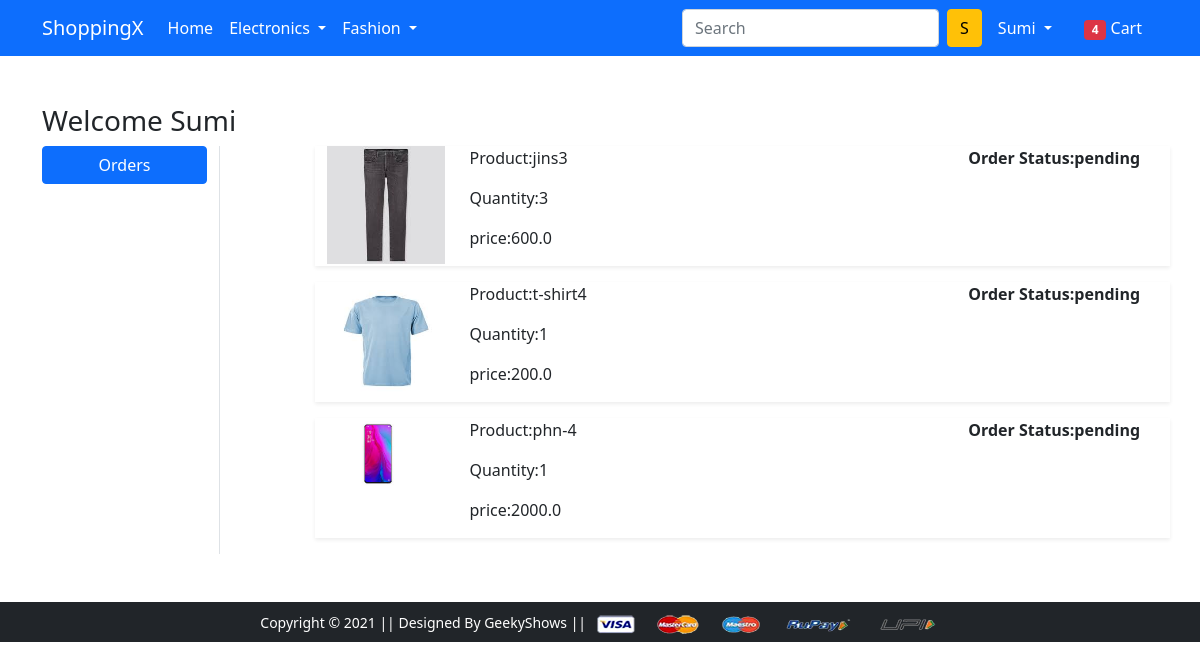
Screenshot of /orders/ (signed in) with the database file from the repository.
### app/models.py (models this page shows, shortened)
class OrderPlaced(models.Model):
    user = models.ForeignKey(User,on_delete=models.CASCADE)
    customer = models.ForeignKey(Customer,on_delete=models.CASCADE)
    product = models.ForeignKey(Product,on_delete=models.CASCADE)
    quantity = models.PositiveIntegerField(default=1)
    ordered_date = models.DateTimeField(auto_now_add=True)
    status = models.CharField(max_length=50,choices=STATE_CHOICES,default='pending')
    @property
    def total_cost(self):
        return self.quantity * self.product.discounted_price

class Product(models.Model):
    title = models.CharField(max_length=200)
    selling_price = models.FloatField()
    discounted_price = models.FloatField()
    descriptions = models.TextField()
    brand = models.CharField(max_length=100)
    category = models.CharField(choices=CATEGORY_CHOICE,max_length=2)
    product_image = models.ImageField(upload_to='productimg')

### app/views.py (the view)
# urls.py: path('orders/', views.orders, name='orders'),
@login_required()
def orders(request):
 op=OrderPlaced.objects.filter(user=request.user)
 return render(request, 'app/orders.html',{'op':op})

### app/templates/app/orders.html (shortened to what this page needs)
{% extends 'app/base.html' %}
{% load static %}
{% block main-content %}
<div class="container my-5">
 <div class="row">
 <h3>Welcome <span class="text-capitalize">{{request.user}}</span></h3>
  <div class="col-sm-2 border-end">
   <ul class="list-unstyled">
    <li class="d-grid"><a href="{% url 'orders' %}" class="btn btn-primary">Orders</a></li>
   </ul>
  </div>
  <div class="col-sm-9 offset-sm-1">
   {% for order in op%}
   <div class="row shadow-sm mb-3">
    <div class="col-sm-2">
    <img src="{{order.product.product_image.url}}" alt=""  srcset="" class="img-fluid" height="150" width="150">
    </div>
     <div class="col-sm-7">
     <p>Product:{{order.product.title}}</p>
     <p>Quantity:{{order.quantity}}</p>
     <p>price:{{order.total_cost}}</p>
    </div>
    <div class="col-sm-3 fw-bold">
     <p>Order Status:{{order.status}} </p>
    </div>
   </div>
   {% endfor %}
  </div>
 </div>
</div>
{% endblock main-content %}

### app/templates/app/base.html (shortened to what this page needs)
<!doctype html>
{% load static %}
<html lang="en">
  <head>
    <link href="https://cdn.jsdelivr.net/npm/bootstrap@5.0.0-beta1/dist/css/bootstrap.min.css" rel="stylesheet">
    <link rel="stylesheet" href="{% static 'app/css/owl.carousel.min.css' %}">
    <link rel="stylesheet" href="{% static 'app/css/all.min.css' %}">
    <link rel="stylesheet" href="{% static 'app/css/style.css' %}">
  </head>
  <body>
    <nav class="navbar navbar-expand-lg navbar-dark bg-primary">
     <div class="container">
       <a class="navbar-brand" href="/">ShoppingX</a>
       <div class="collapse navbar-collapse" id="navbarSupportedContent">
         <ul class="navbar-nav me-auto mb-2 mb-lg-0">
           <li class="nav-item">
             <a class="nav-link active" aria-current="page" href="/">Home</a>
           </li>
           <li class="nav-item dropdown">
             <a class="nav-link dropdown-toggle text-white" href="#" id="electronicsDropdown" role="button" data-bs-toggle="dropdown" aria-expanded="false">
               Electronics
             </a>
           </li>
           <li class="nav-item dropdown">
             <a class="nav-link dropdown-toggle text-white" href="#" id="fashionDropdown" role="button" data-bs-toggle="dropdown" aria-expanded="false">
               Fashion
             </a>
           </li>
         </ul>
         <form class="d-flex">
           <input class="form-control me-2" type="search" placeholder="Search" aria-label="Search">
           <button class="btn btn-warning" type="submit">S</button>
         </form>
         <div>
          <ul class="navbar-nav me-auto mb-2 mb-lg-0">
              {%if request.user.is_authenticated %}
           <li class="nav-item dropdown mx-2">
              <a class="nav-link dropdown-toggle text-white" href="#" id="profileDropdown" role="button" data-bs-toggle="dropdown" aria-expanded="false">
                <span class="text-capitalize">{{request.user}}</span>
              </a>
            </li>
            <li class="nav-item mx-2">
             <a href="{% url 'show_cart' %}" class="nav-link text-white"><span class="badge bg-danger">4</span> Cart </a>
            </li>
              {% endif %}
          </ul>
         </div>
       </div>
     </div>
    </nav>
    {% block main-content %} {% endblock main-content %}
    <footer class="container-fluid bg-dark text-center p-2 mt-5">
        <small class="text-white">Copyright &copy; 2021 || Designed By GeekyShows || </small>
        <img src="{% static 'app/images/payment.png' %}" alt="" srcset="" class="img-fluid" height="2px">
    </footer>
  </body>
</html>

### rows the page displays
OrderPlaced: product.product_image (picture), product "jins3", quantity "3", total_cost "600.0", status "pending"
OrderPlaced: product.product_image (picture), product "t-shirt4", quantity "1", total_cost "200.0", status "pending"
OrderPlaced: product.product_image (picture), product "phn-4", quantity "1", total_cost "2000.0", status "pending"

### other values shown
{{ request.user }} "Sumi"
